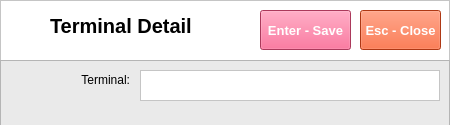
<?xml version="1.0" encoding="UTF-8"?>
<ui version="4.0">
 <class>Form</class>
 <widget class="QWidget" name="Form">
  <property name="geometry">
   <rect>
    <x>0</x>
    <y>0</y>
    <width>450</width>
    <height>125</height>
   </rect>
  </property>
  <property name="windowTitle">
   <string>Form</string>
  </property>
  <widget class="QFrame" name="frame">
   <property name="geometry">
    <rect>
     <x>0</x>
     <y>0</y>
     <width>450</width>
     <height>61</height>
    </rect>
   </property>
   <property name="styleSheet">
    <string notr="true">background-color: rgb(255, 255, 255);</string>
   </property>
   <property name="frameShape">
    <enum>QFrame::StyledPanel</enum>
   </property>
   <property name="frameShadow">
    <enum>QFrame::Raised</enum>
   </property>
   <widget class="QLabel" name="label">
    <property name="geometry">
     <rect>
      <x>10</x>
      <y>10</y>
      <width>35</width>
      <height>35</height>
     </rect>
    </property>
    <property name="text">
     <string/>
    </property>
    <property name="pixmap">
     <pixmap>../../Documents/GitHub/python-pos/img/System Tables.png</pixmap>
    </property>
    <property name="scaledContents">
     <bool>true</bool>
    </property>
   </widget>
   <widget class="QLabel" name="lblTerminalDetail">
    <property name="geometry">
     <rect>
      <x>50</x>
      <y>10</y>
      <width>160</width>
      <height>31</height>
     </rect>
    </property>
    <property name="font">
     <font>
      <family>Segoe UI</family>
      <pointsize>15</pointsize>
      <weight>75</weight>
      <bold>true</bold>
     </font>
    </property>
    <property name="text">
     <string>Terminal Detail</string>
    </property>
   </widget>
   <widget class="QPushButton" name="btnSave">
    <property name="geometry">
     <rect>
      <x>260</x>
      <y>10</y>
      <width>91</width>
      <height>40</height>
     </rect>
    </property>
    <property name="font">
     <font>
      <family>Segoe UI</family>
      <pointsize>10</pointsize>
      <weight>75</weight>
      <bold>true</bold>
     </font>
    </property>
    <property name="styleSheet">
     <string notr="true">background-color: rgb(240, 80, 128);
color: rgb(255, 255, 255);</string>
    </property>
    <property name="text">
     <string>Enter - Save</string>
    </property>
   </widget>
   <widget class="QPushButton" name="btnClose">
    <property name="geometry">
     <rect>
      <x>360</x>
      <y>10</y>
      <width>81</width>
      <height>40</height>
     </rect>
    </property>
    <property name="font">
     <font>
      <family>Segoe UI</family>
      <pointsize>10</pointsize>
      <weight>75</weight>
      <bold>true</bold>
     </font>
    </property>
    <property name="styleSheet">
     <string notr="true">background-color: rgb(243, 79, 28);
color: rgb(255, 255, 255);</string>
    </property>
    <property name="text">
     <string>Esc - Close</string>
    </property>
   </widget>
  </widget>
  <widget class="QFrame" name="frame_2">
   <property name="geometry">
    <rect>
     <x>0</x>
     <y>60</y>
     <width>450</width>
     <height>190</height>
    </rect>
   </property>
   <property name="styleSheet">
    <string notr="true">background-color: rgb(234, 234, 234);</string>
   </property>
   <property name="frameShape">
    <enum>QFrame::StyledPanel</enum>
   </property>
   <property name="frameShadow">
    <enum>QFrame::Raised</enum>
   </property>
   <widget class="QTextEdit" name="txtTerminal">
    <property name="geometry">
     <rect>
      <x>140</x>
      <y>10</y>
      <width>300</width>
      <height>31</height>
     </rect>
    </property>
    <property name="styleSheet">
     <string notr="true">background-color: rgb(255, 255, 255);
color: rgb(0, 0, 0);</string>
    </property>
   </widget>
   <widget class="QLabel" name="lblTerminal">
    <property name="geometry">
     <rect>
      <x>10</x>
      <y>10</y>
      <width>120</width>
      <height>20</height>
     </rect>
    </property>
    <property name="font">
     <font>
      <family>Segoe UI</family>
      <pointsize>9</pointsize>
     </font>
    </property>
    <property name="text">
     <string>Terminal:</string>
    </property>
    <property name="alignment">
     <set>Qt::AlignRight|Qt::AlignTrailing|Qt::AlignVCenter</set>
    </property>
   </widget>
  </widget>
 </widget>
 <resources/>
 <connections/>
</ui>
